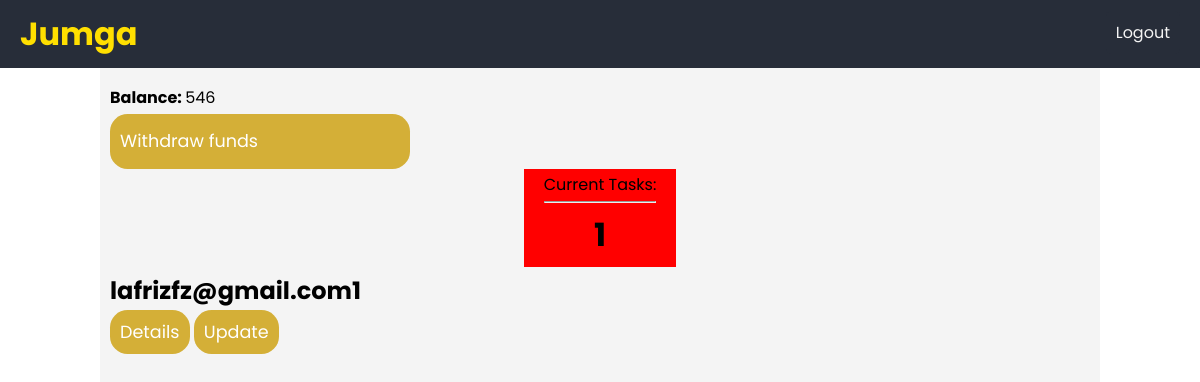
Before: /dispatch/rider/dashboard/ (signed in) with the older database file.
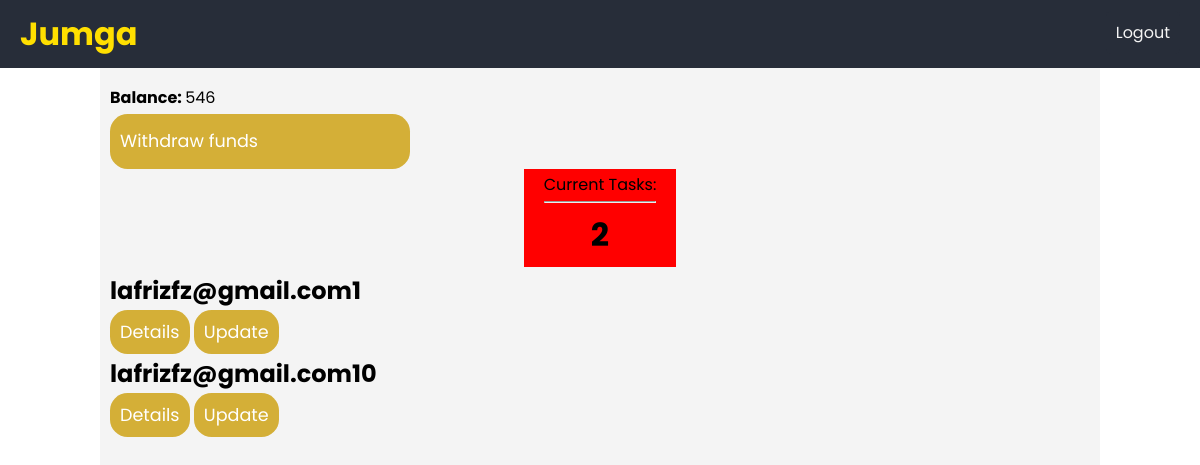
After: the same page with the newer database file.
### store/models.py (models this page shows, shortened)
class Order(models.Model):
	class StatusChoices(models.TextChoices):
		PENDING = 'PE', _('Pending')
		SORTING = 'SR', _('Sorting')
		SHIPMENT = 'SH', _('Shipping')
		DELIVERED = 'DE', _('Delivered')
	customer = models.ForeignKey(Customer, null=True, on_delete = models.SET_NULL)
	store = models.ForeignKey(Store, on_delete=models.CASCADE)
	completed = models.BooleanField(default = False, null = True, blank = True)
	transaction_id = models.CharField(max_length = 200, null = True, blank = True)
	shipping_fee = models.IntegerField(default=0)
	status = models.CharField(max_length = 2, choices = StatusChoices.choices, default=StatusChoices.PENDING)
	signed = models.BooleanField(default=False)
	@property
	def reference(self):
		return self.customer.__str__() + str(self.id)

### account/models.py (models this page shows, shortened)
class Customer(models.Model):
    user = models.OneToOneField(User, null=True, on_delete=models.CASCADE, related_name="customer")
    device_id = models.CharField(max_length=30, unique=True, null=True, blank=True)
    def __str__(self):
        if self.user:
            name = self.user.email
        else:
            name = self.device_id
        return str(name)

class User(AbstractBaseUser):
    email = models.EmailField(verbose_name="email", max_length=60, unique=True)
    first_name = models.CharField(max_length=100)
    last_name = models.CharField(max_length=100)
    profile_picture = models.ImageField()
    phone_number = PhoneNumberField()
    date_joined = models.DateTimeField(auto_now_add=True)
    last_login = models.DateTimeField(auto_now=True)
    is_admin = models.BooleanField(default=False)
    is_active = models.BooleanField(default=True)
    is_staff = models.BooleanField(default=False)
    is_superuser = models.BooleanField(default=False)
    USERNAME_FIELD = 'email'
    REQUIRED_FIELDS = ['first_name', 'last_name']
    object = MyAccountManager()
    def __str__(self):
        return self.email

### dispatch/decorators.py (the view)
    def wrap(request, *args, **kwargs):
        try:
            rider = DispatchRider.objects.get(user=request.user)
            return function(request, *args, **kwargs)
        except ObjectDoesNotExist:
            return HttpResponseRedirect(reverse("rider_register"))

### dispatch/views.py (called while the page is built)
@login_required
@is_rider
def DashboardView(request):
    rider = DispatchRider.objects.get(user=request.user)
    store = rider.store
    template = "dispatch/dashboard.html"
    deliveries = Order.objects.filter(completed=True, store=store, signed=False)
    length = len(deliveries)
    context = {"deliveries": deliveries, "length": length, "rider": rider}
    return render(request, template, context)

### templates/dispatch/dashboard.html
{% extends 'product/base.html' %}
{% block body %}
<div class="details">
    <div class="notifications">
        <p><strong>Balance: </strong>{{ rider.balance }}</p>
        <a href="{% url 'rider_withdrawal' %}" class="proceed-btn">Withdraw funds</a>
        <div class="order-notification">
            <p>Current Tasks:</p>
            <hr>
            <h1>{{ length }}</h1>
        </div>
    </div>
    {% if length > 0 %}
        {% for order in deliveries %}
            <h2>{{ order.reference }}</h2>
            <a href="{% url 'task_details' order.id %}" class="proceed-btn">Details</a>
            <a href="{% url 'task_update' order.id %}" class="proceed-btn">Update</a>
        {% endfor %}
    {% else %}
        <h4>You do not have any active deliveries</h4>
    {% endif %}
</div>
{% endblock %}

Changed rows visible on the page:
now on this page (row edited): Order: reference "lafrizfz@gmail.com10"
Other visible differences:
{{ length }}: "1" → "2"
